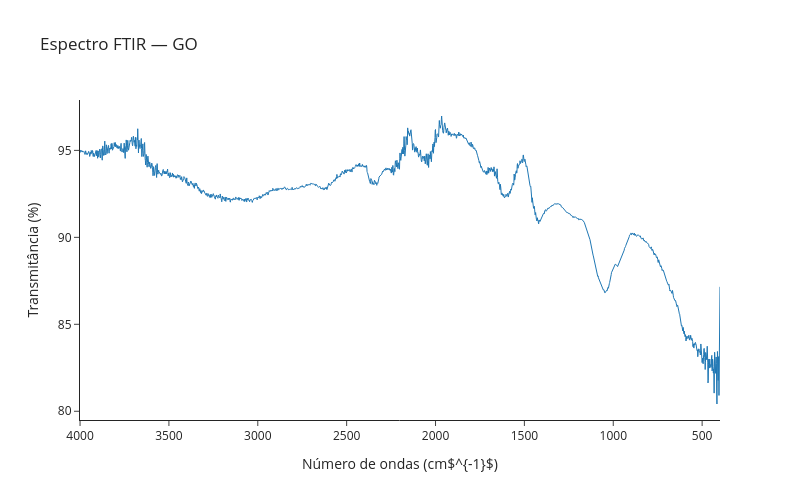

Here is the notebook cell this chart was saved with:
### Markdown cell above
# FTIR - GO

### Code cell
ftir_plot('GO_MMV.txt', 'GO')

### Figure 1 — Plotly figure (JSON) as saved in the notebook; plotly's stock layout.template omitted (floating-point values rounded to 4 significant figures; data arrays with more than 128 entries replaced by an {"elided": "..."} marker saying what was removed)
{"data": [{"line": {"width": 1}, "mode": "lines", "name": "FTIR", "type": "scatter", "x": {"elided": "2507 float values"}, "y": {"elided": "2507 float values"}}], "layout": {"height": 500, "title": {"text": "Espectro FTIR — GO"}, "width": 800, "xaxis": {"autorange": "reversed", "title": {"text": "Número de ondas (cm$^{-1}$)"}}, "yaxis": {"title": {"text": "Transmitância (%)"}}}}
